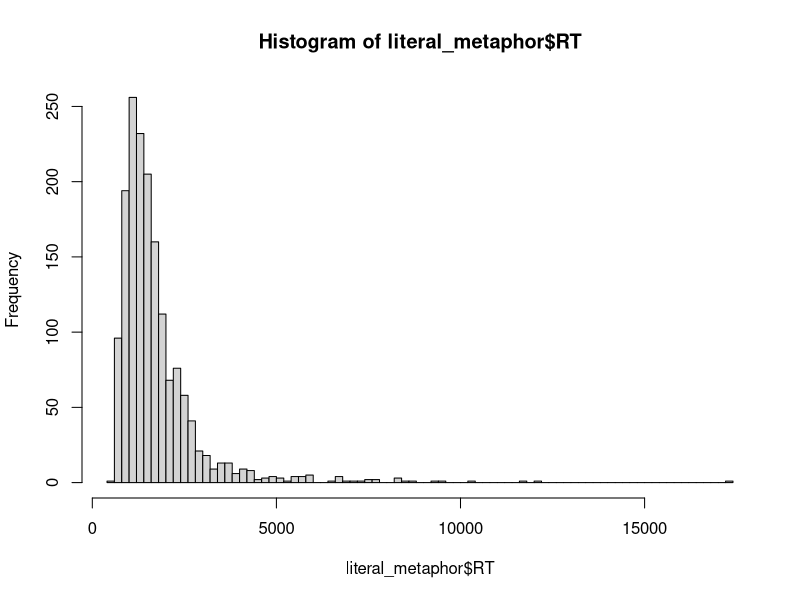
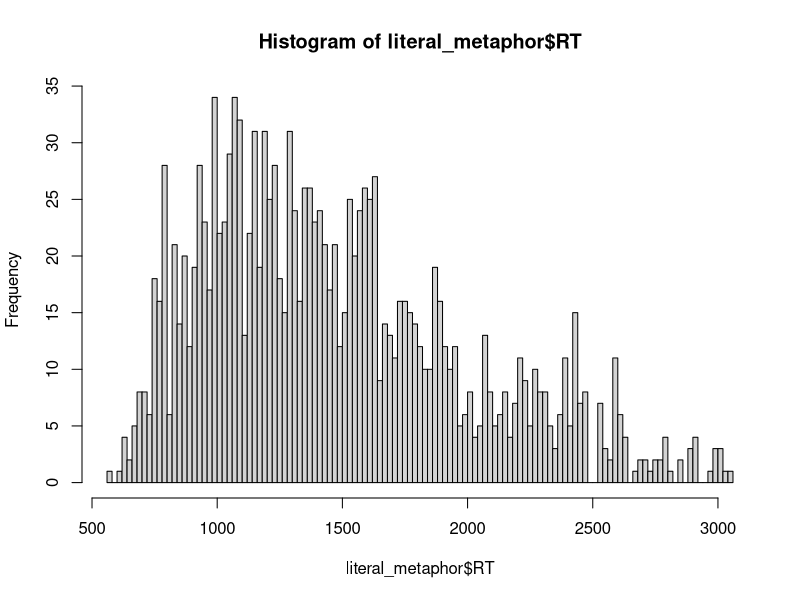
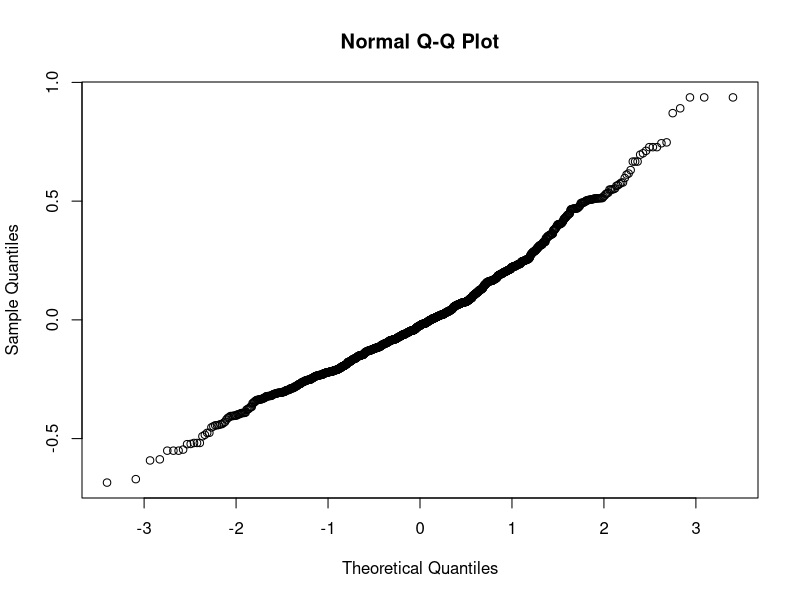
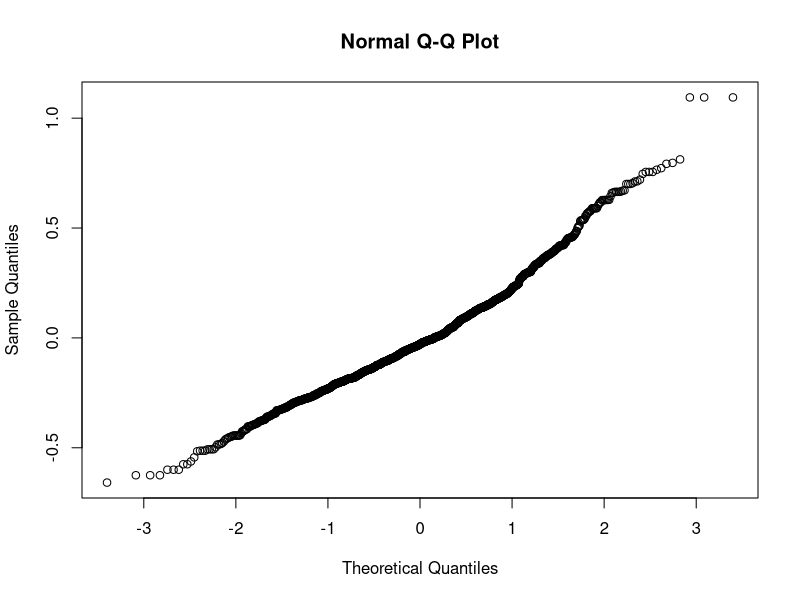

R code for these plots, in order:
setwd(dirname(rstudioapi::getActiveDocumentContext()$path))
library(tidyverse)
df <-read_csv('results.csv')
unique(df$Item)
participants <- read_csv('participants.csv')
participants <- participants[participants$errors_verbs <= 20, ]
participants <- c(participants$id)
df %>% 
  filter(RT < 20000,
         RT > 0,
         Correct >= 0) %>% 
  mutate(log_RT = log(RT)) ->
  filtered

filtered <- filtered[ filtered$id %in% participants, ]
library(dplyr)
filtered %>%
  mutate(Freq_Type = case_when(
    filtered$Type == 'lhm' ~ "high",
    filtered$Type == 'lhb' ~ "high",
    filtered$Type == 'hb' ~ "high",
    filtered$Type == 'hm' ~ "high",
    filtered$Type == 'llm' ~ "low",
    filtered$Type == 'llb' ~ "low",
    filtered$Type == 'lb' ~ "low",
    filtered$Type == 'lm' ~ "low",
  )) -> filtered

filtered %>%
  mutate(Type = case_when(
    filtered$Type == 'lhm' ~ "literal_m_v",
    filtered$Type == 'lhb' ~ "literal_b_v",
    filtered$Type == 'hb' ~ "bleaching_v",
    filtered$Type == 'hm' ~ "metaphor_v",
    filtered$Type == 'llm' ~ "literal_m_v",
    filtered$Type == 'llb' ~ "literal_b_v",
    filtered$Type == 'lb' ~ "bleaching_v",
    filtered$Type == 'lm' ~ "metaphor_v",
  )) -> filtered

filtered <- filtered[complete.cases(filtered), ]

literal_metaphor <- filtered[filtered$Type == 'literal_m_v' | filtered$Type == 'metaphor_v', ]
literal_bleaching <- filtered[filtered$Type == 'literal_b_v' | filtered$Type == 'bleaching_v', ]

hist(literal_metaphor$RT, breaks= 100)

literal_metaphor %>%
  filter(Freq_Type == 'high') -> high_literal_metaphor

literal_m_high <- high_literal_metaphor[high_literal_metaphor$Type == 'literal_m_v',]
literal_m_high <- 
  literal_m_high[literal_m_high$RT > (mean(literal_m_high$RT) - 2*sd(literal_m_high$RT)) & 
              literal_m_high$RT < (mean(literal_m_high$RT) + 2*sd(literal_m_high$RT)), ]


metaphor_high <- high_literal_metaphor[high_literal_metaphor$Type == 'metaphor_v',]
metaphor_high <- metaphor_high[metaphor_high$RT > (mean(metaphor_high$RT) - 2*sd(metaphor_high$RT)) & 
                                 metaphor_high$RT < (mean(metaphor_high$RT) + 2*sd(metaphor_high$RT)), ]


literal_metaphor %>%
  filter(Freq_Type == 'low') -> low_literal_metaphor

literal_m_low <- low_literal_metaphor[low_literal_metaphor$Type == 'literal_m_v',]
literal_m_low <- 
  literal_m_low[literal_m_low$RT > (mean(literal_m_low$RT) - 2*sd(literal_m_low$RT)) & 
                  literal_m_low$RT < (mean(literal_m_low$RT) + 2*sd(literal_m_low$RT)), ]


metaphor_low <- low_literal_metaphor[low_literal_metaphor$Type == 'metaphor_v',]
metaphor_low <- metaphor_low[metaphor_low$RT > (mean(metaphor_low$RT) - 2*sd(metaphor_low$RT)) & 
                              metaphor_low$RT < (mean(metaphor_low$RT) + 2*sd(metaphor_low$RT)), ]


low_m <- rbind(literal_m_low, metaphor_low)
low_m <- low_m[low_m$RT > (mean(low_m$RT) - 2*sd(low_m$RT)) & 
                 low_m$RT < (mean(low_m$RT) + 2*sd(low_m$RT)), ]

high_m <- rbind(literal_m_high, metaphor_high)
high_m <- high_m[high_m$RT > (mean(high_m$RT) - 2*sd(high_m$RT)) & 
                   high_m$RT < (mean(high_m$RT) + 2*sd(high_m$RT)), ]

literal_metaphor <- rbind(low_m, high_m)

hist(literal_metaphor$RT, breaks= 100)

unique(literal_metaphor$Item)

####
literal_bleaching %>%
  filter(Freq_Type == 'high') -> high_literal_bleaching

literal_b_high <- high_literal_bleaching[high_literal_bleaching$Type == 'literal_b_v',]
literal_b_high <- 
 literal_b_high[literal_b_high$RT > (mean(literal_b_high$RT) - 2*sd(literal_b_high$RT)) & 
                   literal_b_high$RT < (mean(literal_b_high$RT) + 2*sd(literal_b_high$RT)), ]


bleaching_high <- high_literal_bleaching[high_literal_bleaching$Type == 'bleaching_v',]
bleaching_high <- bleaching_high[bleaching_high$RT > (mean(bleaching_high$RT) - 2*sd(bleaching_high$RT)) & 
                                   bleaching_high$RT < (mean(bleaching_high$RT) + 2*sd(bleaching_high$RT)), ]


literal_bleaching %>%
  filter(Freq_Type == 'low') -> low_literal_bleaching

literal_b_low <- low_literal_bleaching[low_literal_bleaching$Type == 'literal_b_v',]
literal_b_low <- 
  literal_b_low[literal_b_low$RT > (mean(literal_b_low$RT) - 2*sd(literal_b_low$RT)) & 
                  literal_b_low$RT < (mean(literal_b_low$RT) + 2*sd(literal_b_low$RT)), ]


bleaching_low <- low_literal_bleaching[low_literal_bleaching$Type == 'bleaching_v',]
bleaching_low <- bleaching_low[bleaching_low$RT > (mean(bleaching_low$RT) - 2*sd(bleaching_low$RT)) & 
                                 bleaching_low$RT < (mean(bleaching_low$RT) + 2*sd(bleaching_low$RT)), ]

low_b <- rbind(literal_b_low, bleaching_low)
low_b <- low_b[low_b$RT > (mean(low_b$RT) - 2*sd(low_b$RT)) & 
                 low_b$RT < (mean(low_b$RT) + 2*sd(low_b$RT)), ]

high_b <- rbind(literal_b_high, bleaching_high)
high_b <- high_b[high_b$RT > (mean(high_b$RT) - 2*sd(high_b$RT)) & 
                   high_b$RT < (mean(high_b$RT) + 2*sd(high_b$RT)), ]

literal_bleaching <- rbind(low_b, high_b)

##### code ALop
literal_metaphor$Type <- as.factor(literal_metaphor$Type)
literal_metaphor$Type <- relevel(literal_metaphor$Type, ref = "literal_m_v")
literal_metaphor$Freq_Type <- as.factor(literal_metaphor$Freq_Type)
contrasts(literal_metaphor$Freq_Type) <- contr.sum(2)
levels(literal_metaphor$Freq_Type)
levels(literal_metaphor$Type)

literal_metaphor$id <- as.factor(literal_metaphor$id)
literal_metaphor$Item <- as.factor(literal_metaphor$Item)

library(lme4)
library(lmerTest)

lime1 <- lmer(log_RT ~ Freq_Type/Type + 
                (1|id) + (1|Item), 
              data = literal_metaphor, REML = FALSE,
              control = lmerControl(optimizer = "bobyqa"))
qqnorm(residuals(lime1))
summary(lime1)


lime1_correct <- glmer(Correct ~ Freq_Type/Type + 
                         (1|id) + (1|Item), 
                       data = literal_metaphor, family = binomial,
                       control = glmerControl(optimizer = "bobyqa"))
summary(lime1_correct)


literal_bleaching$Type <- as.factor(literal_bleaching$Type)
literal_bleaching$Type <- relevel(literal_bleaching$Type, ref = "literal_b_v")
literal_bleaching$Freq_Type <- as.factor(literal_bleaching$Freq_Type)

contrasts(literal_bleaching$Freq_Type) <- contr.sum(2)
levels(literal_bleaching$Freq_Type)
levels(literal_bleaching$Type)

literal_bleaching$id <- as.factor(literal_bleaching$id)
literal_bleaching$Item <- as.factor(literal_bleaching$Item)

lime2 <- lmer(log_RT ~ Freq_Type/Type + 
                (1|id) + (1|Item), 
              data = literal_bleaching, REML = FALSE,
              control = lmerControl(optimizer = "bobyqa"))


qqnorm(residuals(lime2))
summary(lime2)

lime2_correct <- glmer(Correct ~ Freq_Type/Type + 
                         (1|id) + (1|Item), 
                       data = literal_bleaching, family = binomial,
                       control = glmerControl(optimizer = "bobyqa"))
summary(lime2_correct)
